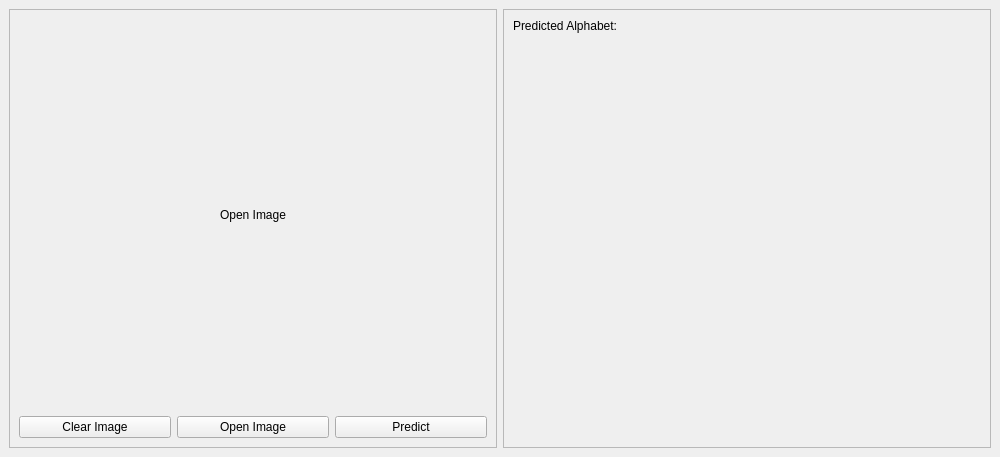
<?xml version="1.0" encoding="UTF-8"?>
<ui version="4.0">
 <class>MainWindow</class>
 <widget class="QMainWindow" name="MainWindow">
  <property name="geometry">
   <rect>
    <x>0</x>
    <y>0</y>
    <width>1000</width>
    <height>457</height>
   </rect>
  </property>
  <property name="sizePolicy">
   <sizepolicy hsizetype="Fixed" vsizetype="Fixed">
    <horstretch>0</horstretch>
    <verstretch>0</verstretch>
   </sizepolicy>
  </property>
  <property name="windowTitle">
   <string>MainWindow</string>
  </property>
  <widget class="QWidget" name="centralwidget">
   <layout class="QHBoxLayout" name="horizontalLayout">
    <item>
     <widget class="QFrame" name="frame">
      <property name="sizePolicy">
       <sizepolicy hsizetype="Ignored" vsizetype="Ignored">
        <horstretch>0</horstretch>
        <verstretch>0</verstretch>
       </sizepolicy>
      </property>
      <property name="frameShape">
       <enum>QFrame::StyledPanel</enum>
      </property>
      <property name="frameShadow">
       <enum>QFrame::Raised</enum>
      </property>
      <layout class="QVBoxLayout" name="verticalLayout_2">
       <item>
        <layout class="QVBoxLayout" name="verticalLayout">
         <item>
          <widget class="QLabel" name="imageWindow">
           <property name="sizePolicy">
            <sizepolicy hsizetype="Ignored" vsizetype="Expanding">
             <horstretch>0</horstretch>
             <verstretch>0</verstretch>
            </sizepolicy>
           </property>
           <property name="text">
            <string>Open Image</string>
           </property>
           <property name="alignment">
            <set>Qt::AlignCenter</set>
           </property>
          </widget>
         </item>
        </layout>
       </item>
       <item>
        <layout class="QHBoxLayout" name="horizontalLayout_2">
         <item>
          <widget class="QPushButton" name="clearBtn">
           <property name="text">
            <string>Clear Image</string>
           </property>
          </widget>
         </item>
         <item>
          <widget class="QPushButton" name="openImageBtn">
           <property name="text">
            <string>Open Image</string>
           </property>
          </widget>
         </item>
         <item>
          <widget class="QPushButton" name="predictBtn">
           <property name="text">
            <string>Predict</string>
           </property>
          </widget>
         </item>
        </layout>
       </item>
      </layout>
     </widget>
    </item>
    <item>
     <widget class="QFrame" name="frame_2">
      <property name="frameShape">
       <enum>QFrame::StyledPanel</enum>
      </property>
      <property name="frameShadow">
       <enum>QFrame::Raised</enum>
      </property>
      <layout class="QVBoxLayout" name="verticalLayout_3">
       <item>
        <widget class="QLabel" name="label">
         <property name="sizePolicy">
          <sizepolicy hsizetype="Fixed" vsizetype="Fixed">
           <horstretch>0</horstretch>
           <verstretch>0</verstretch>
          </sizepolicy>
         </property>
         <property name="text">
          <string>Predicted Alphabet:</string>
         </property>
        </widget>
       </item>
       <item>
        <widget class="QLabel" name="outputLabel">
         <property name="font">
          <font>
           <pointsize>100</pointsize>
          </font>
         </property>
         <property name="text">
          <string/>
         </property>
         <property name="alignment">
          <set>Qt::AlignCenter</set>
         </property>
        </widget>
       </item>
      </layout>
     </widget>
    </item>
   </layout>
  </widget>
 </widget>
 <resources/>
 <connections/>
</ui>
